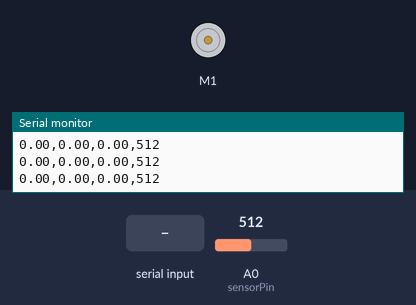
Recording of a sketch running on a simulated Arduino Uno, built with avr-gcc and run on an emulated ATmega328P. Parts: DC motor (green arrow = forward, orange = backward, longer = faster), the last lines printed to the serial monitor. The inputs (shaded band) are chosen by the test bench; at power-on: A0 (sensorPin) = 512.

Above: at 1.2 s.
1.3 s: A0 (sensorPin) set to 306
At 2.5 s:
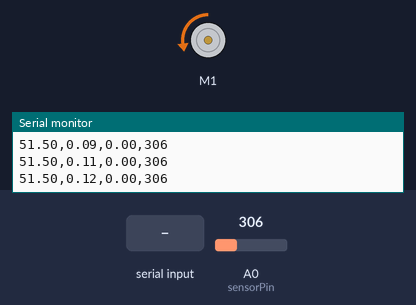
2.8 s: "P231\n" received over Serial
At 3.9 s:
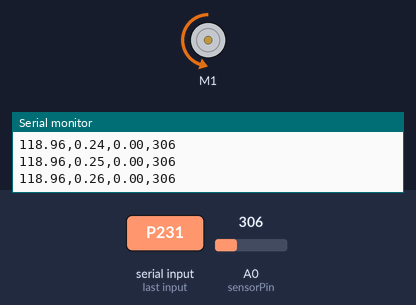
4.3 s: A0 (sensorPin) set to 305
At 5.1 s:
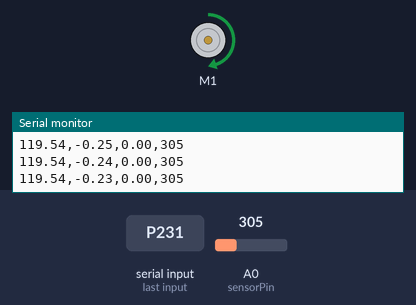
5.8 s: A0 (sensorPin) set to 122
At 6.3 s:
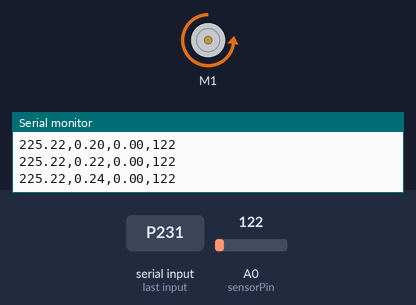
7.3 s: A0 (sensorPin) set to 108
At 8.6 s:
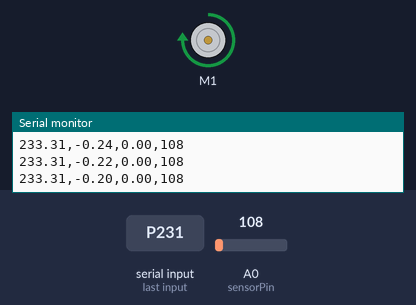
9.4 s: A0 (sensorPin) set to 0
At 10.2 s:
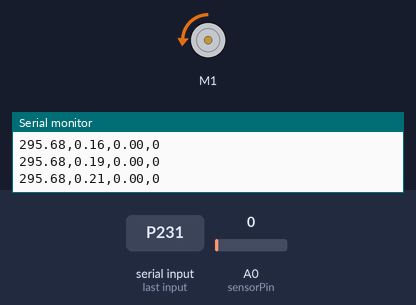
Timing chart, 0 to 12.4 s (numbered marks = the images above; inputs shaded):
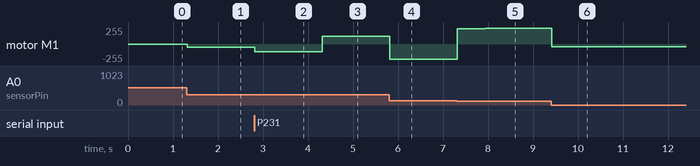

The sketch:

pid_control.ino
```cpp
#include <Wire.h>
#include <Adafruit_MotorShield.h>
#include "utility/Adafruit_PWMServoDriver.h"

// Initialize the shield
Adafruit_MotorShield AFMS = Adafruit_MotorShield();

// Begin motor 1 on the shield.  Usage below
// motor->setSpeed(n), 0 <= n <= 255
// motor->run(FORWARD/BACKWARD), changes direction
Adafruit_DCMotor *motor = AFMS.getMotor(1);
int sensorPin = A0;

int count = 0;

// PID constants that can be changed using Serial
// For example, use "P231" to change P to 231.
// NOTE: cannot set to negative yet
int kP;
int kI;
int kD;

// Scales P, I, and D into proper range so 0 <= p + i + d < 256
double scaleFactorP;
double scaleFactorI;
double scaleFactorD;

// Variables used for calculating P, I, and D
boolean runForward; // Controls overall direction of P, I, and D.  Change if going wrong way
double accumulator;    // Integrates the error, is negated when direction is switched
int lastRead;       // Used for D control and direction control
int maxRead;        // Used for Proportional and Integral Control
double dt;          // Difference in time between calculations

int delayMils;
boolean printOn = true;

void setup(){
  // Pin and system setup code
  pinMode(sensorPin, INPUT);
  Serial.begin(9600);
  AFMS.begin();

  // Initialize values
  // Adjusted directly via Serial
  kP = 100;
  kI = 100;
  kD = 0;

  lastRead = 0;
  maxRead = 500;
  accumulator = 0;
  runForward = true;

  // Defines delay time.  Higher dt makes for lower resolution
  dt = 1.0 / 50;
  delayMils = (int)(dt * 1000);

  // Change these so that the ranges input by the GUI range well.
  scaleFactorP = 1.0/400;
  scaleFactorI = 1.0/200000;
  scaleFactorD = -1.0/1000;
}

// Keeps reading the Serial values until it doesn't see a number.
// Helper function to understand.
// ONLY SEES INTEGERS.
int getSerialNum(){
  int val = 0;
  int zeroByte = (int)('0'); // Uses as a base to convert a character to a number

  // Keep going as long as it sees an integer
  while (Serial.peek() >= (int)('0') && Serial.peek() <= (int)('9')){
    val = val * 10 + ((int)(Serial.read()) - zeroByte);
  }
  return val;
}

// This function is called every time a Serial Event happens
// It reacts to any P, I, or D changes sent through Serial.
// Must be in form (P/I/D)##### with no spaces and Natural Numbers
// e.g. P100, I40, D2
void serialEvent(){
  Serial.flush(); // Ignores its own Serial Writes

  char incomingByte = Serial.read(); // Get first Serial character to see what to do

  switch(incomingByte){
    case 'P':
      kP = getSerialNum();
      //Serial.print("kP set to ");
      Serial.println(kP, DEC);
    break;
    case 'I':
      kI = getSerialNum();
      //Serial.print("kI set to ");
      //Serial.println(kI, DEC);
    break;
    case 'D':
      kD = getSerialNum();
      //Serial.print("kD set to ");
      //Serial.println(kD, DEC);
    break;
    // Using a single lowercase p switches the print off.  Just convenience
    case 'p':
      switchPrint();
      break;
    //default:
      //Serial.print("Input not understood: ");
      //Serial.println(incomingByte);
  }

}

// Get the understood "Error" of the system
// Error is equal to HIGHEST_READ - CURRENT_READ
// Highest read is set to current read if current read is greater
int error(int readVal){
  if (readVal > maxRead){
    maxRead = readVal;
  }
  return maxRead - readVal;
}

// Switches motor direction and keeps memory of current direction
void switchDirection(){
  runForward = !runForward;
  if(runForward)
    motor->run(FORWARD);
  else
    motor->run(BACKWARD);
}

// Switches printing to serial on and off.
void switchPrint(){
  printOn = !printOn;
}

// Print function for pid.  Doesn't print if printOn is false
void printVals(double p, double i, double d){
  if(!printOn) return;

  int printP = (int) p;
  int printI = (int) i;
  int printD = (int) d;
  int drive = (int) (p + i + d);
//  Serial.print( "P: ");
//  Serial.print(p, 2);
//  Serial.print(" I: ");
//  Serial.print(i, 2);
//  Serial.print(" D: ");
//  Serial.print(d, 2);
//  Serial.print(" Total: ");
//  Serial.println(p + i + d, 3);
}

void loop(){
  int thisRead = analogRead(sensorPin);
  int diff = thisRead - lastRead;

  if(diff < 0){
    // Account for change in direction.
    // by switching direction, p is automatically reversed
    // The integration needs to be reversed
    switchDirection();
    accumulator *= -1;
    diff *= -1;
  }

  // Calculate PID
  int err = error(thisRead);
  double p = scaleFactorP * kP * err;
  /*
  Serial.print(kP);
  Serial.print(" ");
  Serial.print(err);
  Serial.print(" ");
  Serial.println(scaleFactorP);
  */


  accumulator += err * dt;
  double i = scaleFactorI * kI * accumulator;
  double d = scaleFactorD * kD * diff / dt;

  // Ensure D < 0
  if(d > 0)
    d *=-1;

  // Set Motor speed according to PID
  int drive = (int)(p + i + d);
  // printVals(p, i, d);
  constrain(drive, 0, 255);
  motor->setSpeed(drive);

  // Update and Loop
  lastRead = thisRead;
  //Serial.println(thisRead+', '+p+', '+i+', '+d);

  // Prints p, i, d, and Resistor Read in the form:
  // p,i,d,Resistor

  count = (count + 1) % 5;
  //Serial.println(p);
  if(count == 0){
    Serial.print(p, 2); // Print p with 2 decimal values
    Serial.print(",");
    Serial.print(i, 2);
    Serial.print(",");
    Serial.print(d, 2);
    Serial.print(",");
    Serial.println(thisRead);
  }

  delay(delayMils);
}
```

Measured:
- the behaviour switches between 306 and 305 on A0 (sensorPin) (found by bisection; images 2 and 3)
- the behaviour switches between 122 and 121 on A0 (sensorPin) (found by bisection; images 4 and 5)
- after the input at 1.3 s, motor M1: stopped → backward 51/255 at once
- after the input at 2.8 s, motor M1: backward 51/255 → backward 119/255 at once
- after the input at 4.3 s, motor M1: backward 119/255 → forward 119/255 at once
- after the input at 5.8 s, motor M1: forward 119/255 → backward 225/255 at once
- after the input at 7.3 s, motor M1: backward 225/255 → forward 232/255 at once, → forward 233/255 0.62 s later
- after the input at 9.4 s, motor M1: forward 233/255 → backward 39/255 at once, → backward 40/255 1.2 s later
